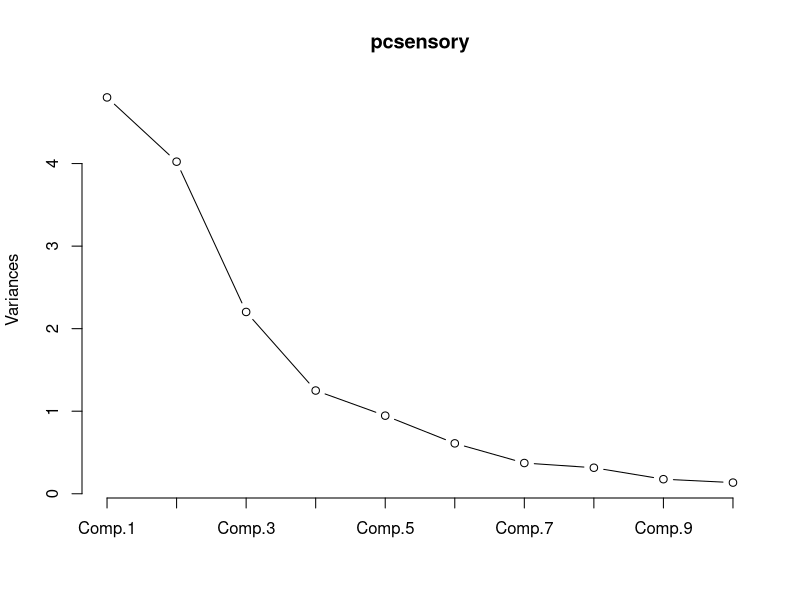
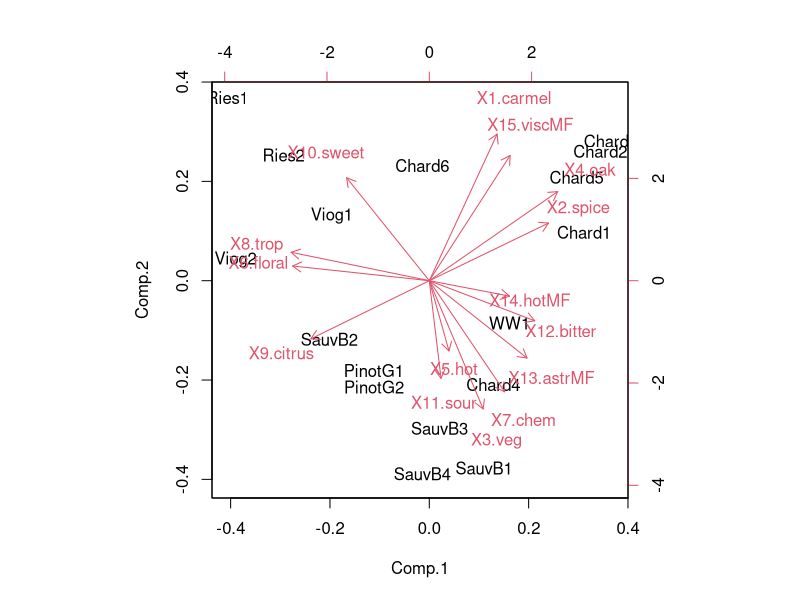
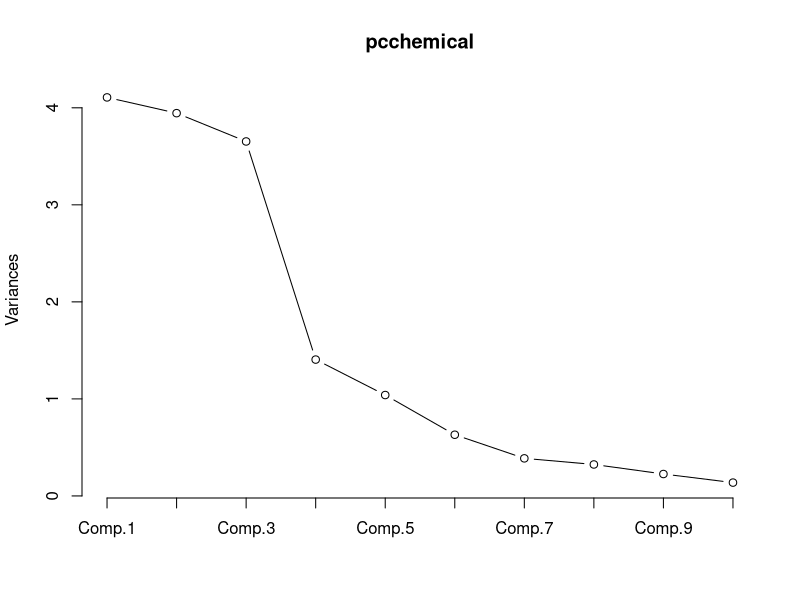
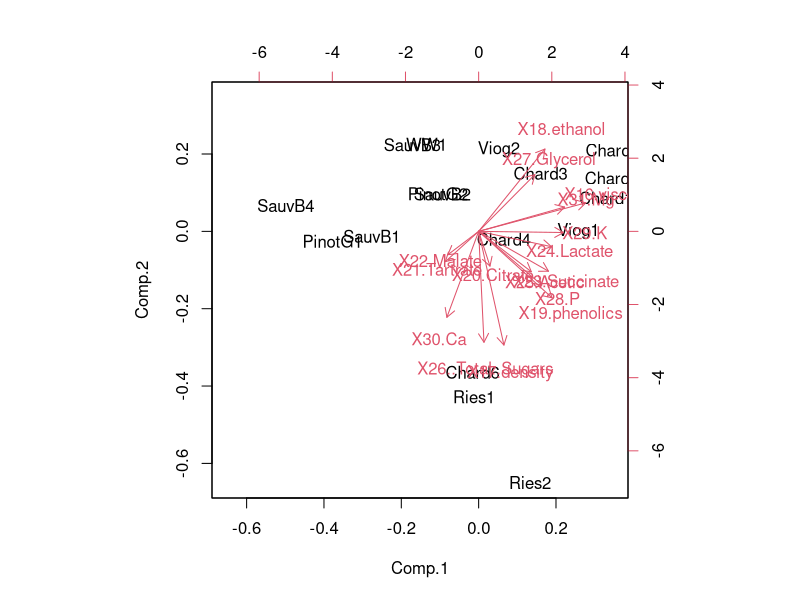
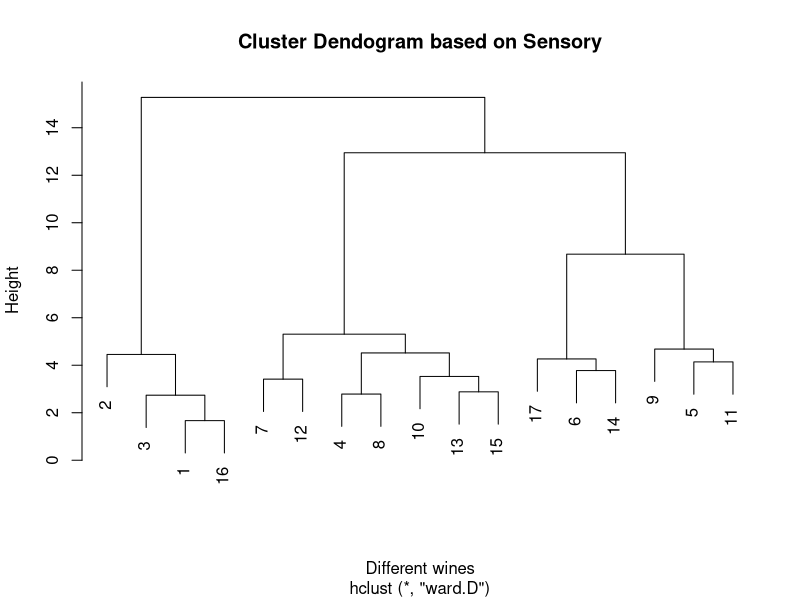
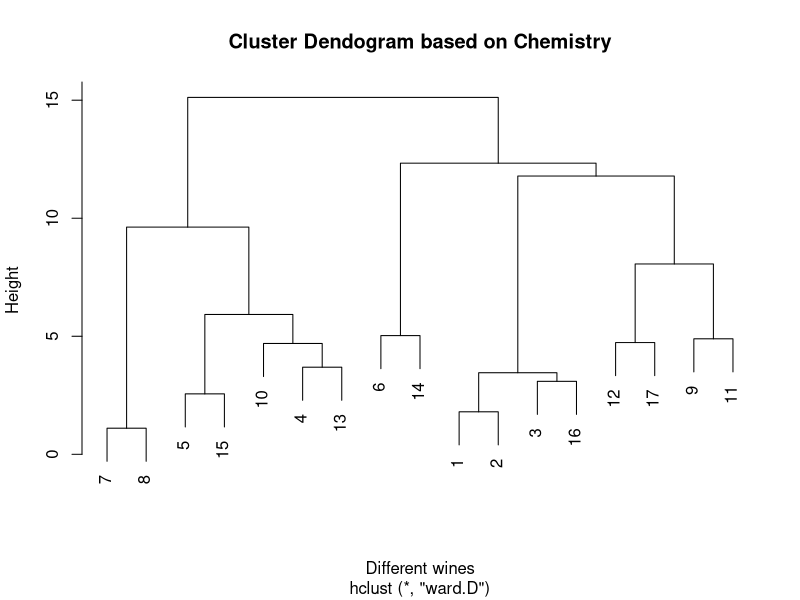
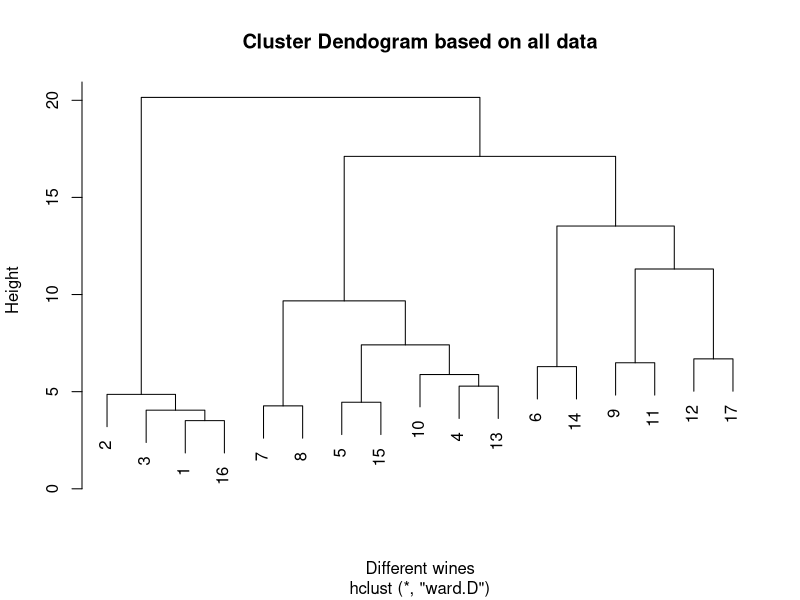

Generate these figures, in order, with R:
## ---- chunk 1
sensorydata <- read.csv("data/sensorystand.csv", sep=",", dec=".")
sensory <- data.frame(sensorydata[,-1], row.names=sensorydata[,1])
round(cor(sensory[,1:15]), 2)
pcsensory<- princomp(sensory[,1:15], cor=TRUE, scores=TRUE)
summary(pcsensory)
plot(pcsensory,type="lines")
biplot(pcsensory)
## ---- chunk 2
chemicaldata <- read.csv("data/chemicalstand.csv", sep=",", dec=".")
chemical <- data.frame(chemicaldata[,-1], row.names=sensorydata[,1])
round(cor(chemical[,1:16]), 2)
pcchemical<- princomp(chemical[,1:16], cor=TRUE, scores=TRUE)
summary(pcchemical)
plot(pcchemical,type="lines")
biplot(pcchemical)
## ---- chunk 3
wine_std <- read.table("data/standardized.csv",header=TRUE, sep=",", na.strings="NA", dec=".", strip.white=TRUE)
HClust.1 <- hclust(dist(model.matrix(~-1 + X1.carmel+X2.spice+X3.veg+X4.oak+X5.hot+X6.floral+X7.chem+X8.trop+X9.citrus+X10.sweet+X11.sour+X12.bitter+X13.astrMF+X14.hotMF+X15.viscMF,wine_std)) , method= "ward")
plot(HClust.1,main="Cluster Dendogram based on Sensory", xlab="Different wines")
## ---- chunk 4
HClust.2 <- hclust(dist(model.matrix(~-1 +        X16.viscosity+X17.density+X18.ethanol+X19.phenolics+X20.Citrate+X21.Tartrate+X22.Malate+X23.Succinate+X24.Lactate+X25.Acetic+X26.Total.Sugars+X27.Glycerol+X28.P+X29.K+X30.Ca+X31.Mg+X32.Na+X33.Cl+X34.pH+X35.TA,
                                                  wine_std)) , method= "ward")
plot(HClust.2,main="Cluster Dendogram based on Chemistry", xlab="Different wines")
## ---- chunk 5
HClust.3 <- hclust(dist(model.matrix(~-1 +        X1.carmel+X2.spice+X3.veg+X4.oak+X5.hot+X6.floral+X7.chem+X8.trop+X9.citrus+X10.sweet+X11.sour+X12.bitter+X13.astrMF+X14.hotMF+X15.viscMF+X16.viscosity+X17.density+X18.ethanol+X19.phenolics+X20.Citrate+X21.Tartrate+X22.Malate+X23.Succinate+X24.Lactate+X25.Acetic+X26.Total.Sugars+X27.Glycerol+X28.P+X29.K+X30.Ca+X31.Mg+X32.Na+X33.Cl+X34.pH+X35.TA,
                                                  wine_std)) , method= "ward")
plot(HClust.3,main="Cluster Dendogram based on all data", xlab="Different wines")
